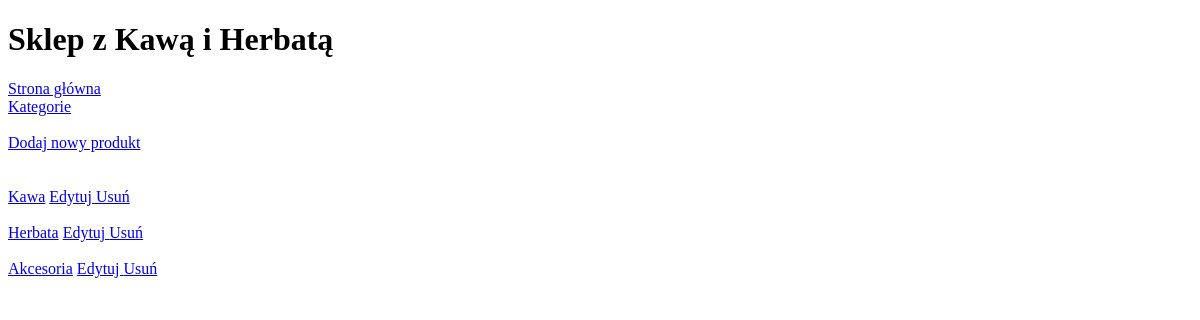
Page /category/ on the earlier database version.
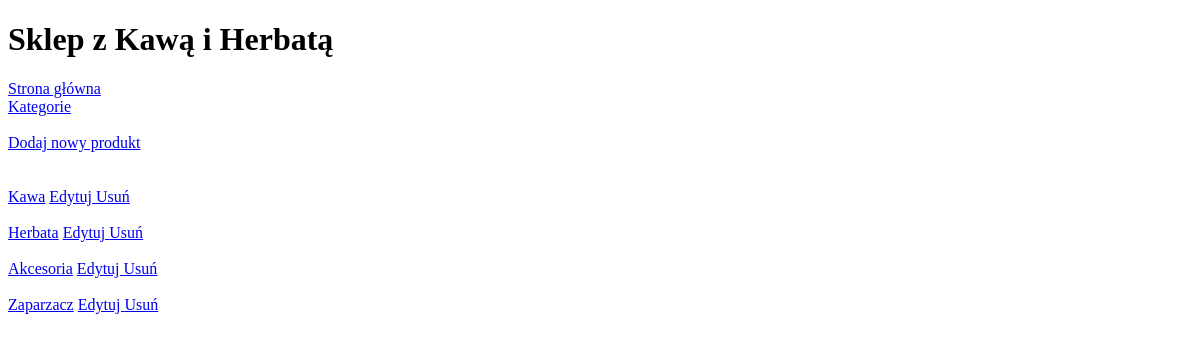
Same page on the later database version.
### mysite/models.py (models this page shows)
class Category(models.Model):
    name = models.CharField(max_length=50, unique=True)
    def __str__(self):
        return f'{self.name}'

### mysite/views.py (the view)
# urls.py: path('category/', views.CategoryPageView.as_view(), name="category"),
class CategoryPageView(ListView):
    model = Category

### mysite/templates/mysite/category_list.html
{% extends 'base.html' %}
{% block content %}
<a href="/category/create/"> Dodaj nowy produkt</a>
<br>
<br>
{% for category in category_list %}
    <br>
    <div>
        <a href="/category/{{category.id}}/">{{category}}</a>
        <a href="/category/{{category.id}}/update/">Edytuj </a>
        <a href="/category/{{category.id}}/delete/">Usuń </a>
    </div>
{% endfor %}
{% endblock %}

Differences in the rows shown:
added Category: name "Zaparzacz"
